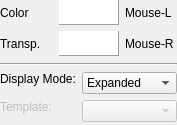
<?xml version="1.0" encoding="UTF-8"?>
<ui version="4.0">
 <class>SpriteEditorWidget</class>
 <widget class="QWidget" name="SpriteEditorWidget">
  <property name="geometry">
   <rect>
    <x>0</x>
    <y>0</y>
    <width>177</width>
    <height>125</height>
   </rect>
  </property>
  <property name="windowTitle">
   <string>Form</string>
  </property>
  <layout class="QVBoxLayout" name="verticalLayout">
   <property name="leftMargin">
    <number>0</number>
   </property>
   <property name="topMargin">
    <number>0</number>
   </property>
   <property name="rightMargin">
    <number>0</number>
   </property>
   <property name="bottomMargin">
    <number>0</number>
   </property>
   <item>
    <widget class="QWidget" name="widgetColors" native="true">
     <property name="sizePolicy">
      <sizepolicy hsizetype="Preferred" vsizetype="Maximum">
       <horstretch>0</horstretch>
       <verstretch>0</verstretch>
      </sizepolicy>
     </property>
     <property name="maximumSize">
      <size>
       <width>16777215</width>
       <height>57</height>
      </size>
     </property>
     <layout class="QGridLayout" name="gridLayout">
      <property name="leftMargin">
       <number>0</number>
      </property>
      <property name="topMargin">
       <number>0</number>
      </property>
      <property name="rightMargin">
       <number>0</number>
      </property>
      <property name="bottomMargin">
       <number>0</number>
      </property>
      <item row="2" column="0">
       <widget class="QLabel" name="labelAlpha">
        <property name="text">
         <string>Transp.</string>
        </property>
       </widget>
      </item>
      <item row="1" column="0">
       <widget class="QLabel" name="labelColor">
        <property name="text">
         <string>Color</string>
        </property>
       </widget>
      </item>
      <item row="1" column="2">
       <widget class="QLabel" name="labelColorM">
        <property name="text">
         <string>Mouse-L</string>
        </property>
       </widget>
      </item>
      <item row="2" column="1">
       <widget class="ColorDialogButtonAlpha" name="dispAlpha">
        <property name="sizePolicy">
         <sizepolicy hsizetype="Fixed" vsizetype="Fixed">
          <horstretch>0</horstretch>
          <verstretch>0</verstretch>
         </sizepolicy>
        </property>
        <property name="minimumSize">
         <size>
          <width>60</width>
          <height>25</height>
         </size>
        </property>
        <property name="maximumSize">
         <size>
          <width>60</width>
          <height>25</height>
         </size>
        </property>
        <property name="acceptDrops">
         <bool>false</bool>
        </property>
        <property name="frameShape">
         <enum>QFrame::Panel</enum>
        </property>
        <property name="frameShadow">
         <enum>QFrame::Raised</enum>
        </property>
        <property name="lineWidth">
         <number>1</number>
        </property>
        <property name="verticalScrollBarPolicy">
         <enum>Qt::ScrollBarAlwaysOff</enum>
        </property>
        <property name="horizontalScrollBarPolicy">
         <enum>Qt::ScrollBarAlwaysOff</enum>
        </property>
       </widget>
      </item>
      <item row="2" column="2">
       <widget class="QLabel" name="labelAlphaM">
        <property name="text">
         <string>Mouse-R</string>
        </property>
       </widget>
      </item>
      <item row="1" column="1">
       <widget class="ColorDialogButton" name="dispColor">
        <property name="sizePolicy">
         <sizepolicy hsizetype="Fixed" vsizetype="Fixed">
          <horstretch>0</horstretch>
          <verstretch>0</verstretch>
         </sizepolicy>
        </property>
        <property name="minimumSize">
         <size>
          <width>60</width>
          <height>25</height>
         </size>
        </property>
        <property name="maximumSize">
         <size>
          <width>60</width>
          <height>25</height>
         </size>
        </property>
        <property name="mouseTracking">
         <bool>false</bool>
        </property>
        <property name="acceptDrops">
         <bool>false</bool>
        </property>
        <property name="frameShape">
         <enum>QFrame::Panel</enum>
        </property>
        <property name="frameShadow">
         <enum>QFrame::Raised</enum>
        </property>
        <property name="lineWidth">
         <number>1</number>
        </property>
        <property name="midLineWidth">
         <number>0</number>
        </property>
        <property name="verticalScrollBarPolicy">
         <enum>Qt::ScrollBarAlwaysOff</enum>
        </property>
        <property name="horizontalScrollBarPolicy">
         <enum>Qt::ScrollBarAlwaysOff</enum>
        </property>
        <property name="backgroundBrush">
         <brush brushstyle="NoBrush">
          <color alpha="255">
           <red>0</red>
           <green>0</green>
           <blue>0</blue>
          </color>
         </brush>
        </property>
        <property name="interactive">
         <bool>true</bool>
        </property>
       </widget>
      </item>
     </layout>
    </widget>
   </item>
   <item>
    <widget class="Line" name="line_2">
     <property name="orientation">
      <enum>Qt::Horizontal</enum>
     </property>
    </widget>
   </item>
   <item>
    <widget class="QWidget" name="widgetDispMode" native="true">
     <property name="sizePolicy">
      <sizepolicy hsizetype="Preferred" vsizetype="Maximum">
       <horstretch>0</horstretch>
       <verstretch>0</verstretch>
      </sizepolicy>
     </property>
     <property name="maximumSize">
      <size>
       <width>16777215</width>
       <height>16777215</height>
      </size>
     </property>
     <layout class="QFormLayout" name="formLayout">
      <property name="leftMargin">
       <number>0</number>
      </property>
      <property name="topMargin">
       <number>0</number>
      </property>
      <property name="rightMargin">
       <number>0</number>
      </property>
      <property name="bottomMargin">
       <number>0</number>
      </property>
      <item row="0" column="0">
       <widget class="QLabel" name="labelDisplay">
        <property name="sizePolicy">
         <sizepolicy hsizetype="Maximum" vsizetype="Maximum">
          <horstretch>0</horstretch>
          <verstretch>0</verstretch>
         </sizepolicy>
        </property>
        <property name="text">
         <string>Display Mode:</string>
        </property>
       </widget>
      </item>
      <item row="0" column="1">
       <widget class="QComboBox" name="comboDisplay">
        <property name="sizePolicy">
         <sizepolicy hsizetype="Minimum" vsizetype="Fixed">
          <horstretch>0</horstretch>
          <verstretch>0</verstretch>
         </sizepolicy>
        </property>
        <item>
         <property name="text">
          <string>Expanded</string>
         </property>
        </item>
        <item>
         <property name="text">
          <string>Ceiling</string>
         </property>
        </item>
        <item>
         <property name="text">
          <string>Floor</string>
         </property>
        </item>
       </widget>
      </item>
      <item row="1" column="0">
       <widget class="QLabel" name="labelTemplate">
        <property name="enabled">
         <bool>false</bool>
        </property>
        <property name="sizePolicy">
         <sizepolicy hsizetype="Maximum" vsizetype="Maximum">
          <horstretch>0</horstretch>
          <verstretch>0</verstretch>
         </sizepolicy>
        </property>
        <property name="text">
         <string>Template:</string>
        </property>
       </widget>
      </item>
      <item row="1" column="1">
       <widget class="QComboBox" name="comboTemplate">
        <property name="enabled">
         <bool>false</bool>
        </property>
        <property name="sizePolicy">
         <sizepolicy hsizetype="Minimum" vsizetype="Fixed">
          <horstretch>0</horstretch>
          <verstretch>0</verstretch>
         </sizepolicy>
        </property>
       </widget>
      </item>
     </layout>
    </widget>
   </item>
  </layout>
 </widget>
 <customwidgets>
  <customwidget>
   <class>ColorDialogButtonAlpha</class>
   <extends>QGraphicsView</extends>
   <header>color_dialog.h</header>
  </customwidget>
  <customwidget>
   <class>ColorDialogButton</class>
   <extends>QGraphicsView</extends>
   <header>color_dialog.h</header>
  </customwidget>
 </customwidgets>
 <resources/>
 <connections/>
</ui>
